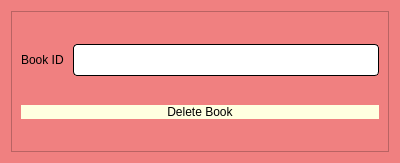
<?xml version="1.0" encoding="UTF-8"?>
<ui version="4.0">
 <class>deleteBook</class>
 <widget class="QDialog" name="deleteBook">
  <property name="geometry">
   <rect>
    <x>0</x>
    <y>0</y>
    <width>400</width>
    <height>163</height>
   </rect>
  </property>
  <property name="windowTitle">
   <string>Dialog</string>
  </property>
  <property name="styleSheet">
   <string notr="true">background-color: rgb(240, 128, 128);</string>
  </property>
  <layout class="QVBoxLayout" name="verticalLayout_2">
   <item>
    <widget class="QFrame" name="frame">
     <property name="frameShape">
      <enum>QFrame::StyledPanel</enum>
     </property>
     <property name="frameShadow">
      <enum>QFrame::Raised</enum>
     </property>
     <layout class="QVBoxLayout" name="verticalLayout">
      <item>
       <layout class="QHBoxLayout" name="horizontalLayout">
        <item>
         <widget class="QLabel" name="label">
          <property name="styleSheet">
           <string notr="true">font: 13pt &quot;Lato&quot;;
color: rgb(0, 0, 0);</string>
          </property>
          <property name="text">
           <string>Book ID </string>
          </property>
         </widget>
        </item>
        <item>
         <widget class="QLineEdit" name="ID">
          <property name="styleSheet">
           <string notr="true">QLineEdit{
	background-color: rgb(255, 255, 255);
	 border: 1px  solid;
     border-radius: 4px;
	font: 24px
}</string>
          </property>
         </widget>
        </item>
       </layout>
      </item>
      <item>
       <layout class="QHBoxLayout" name="horizontalLayout_2">
        <item>
         <widget class="QPushButton" name="deleteBookBtn">
          <property name="styleSheet">
           <string notr="true">QPushButton{
border-radius:15px;
padding : 0 4px;
background: #FFFFE0;
border -radius:10px;
color: #000000;
font: 12pt &quot;Lato Black&quot;;
}
QPushButton:hover:!pressed
{

background:#ababab;
}
QToolButton
{

border-radius:10px;
bacground:red;
color:red;
}

QPushButton:pressed
{
              font-size: 19px;
              transition: 0.9s; 
}</string>
          </property>
          <property name="text">
           <string>Delete Book</string>
          </property>
         </widget>
        </item>
       </layout>
      </item>
     </layout>
    </widget>
   </item>
  </layout>
 </widget>
 <resources/>
 <connections/>
</ui>
